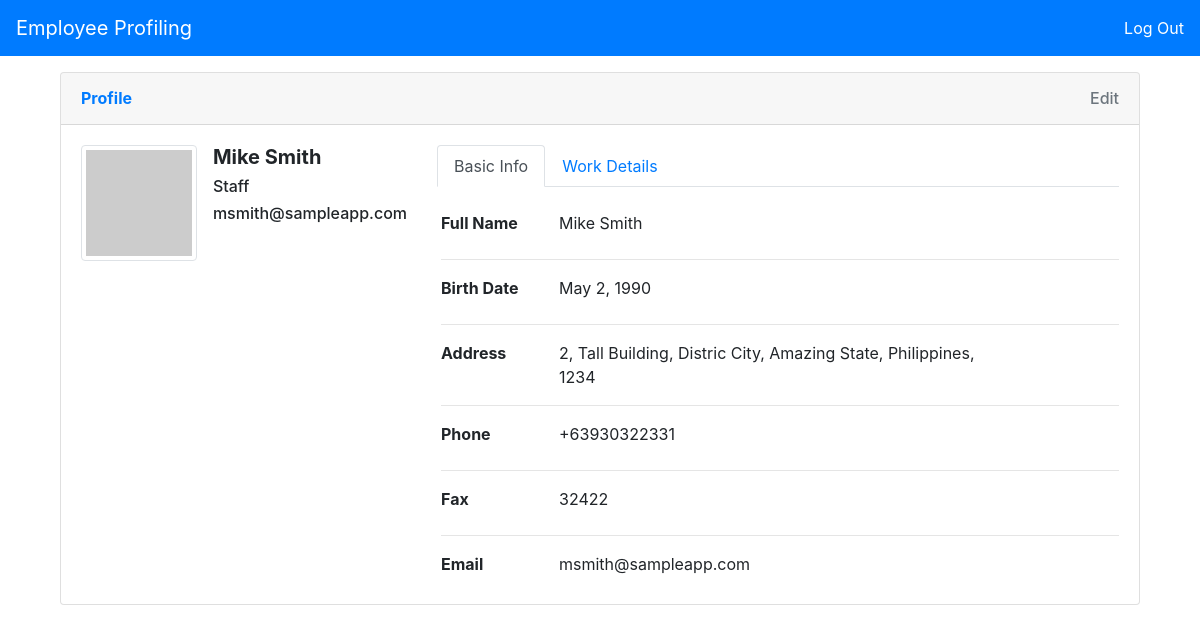
The page /profile.php?2 (signed in) on the database its author committed.
### tables this page shows
CREATE TABLE `employee` (
  `e_id` int(11) NOT NULL,
  `e_firstname` varchar(50) NOT NULL,
  `e_lastname` varchar(50) NOT NULL,
  `e_title` varchar(50) NOT NULL,
  `e_reportsTo` varchar(50) NOT NULL,
  `e_birthdate` date NOT NULL,
  `e_hiredate` date NOT NULL,
  `e_address` varchar(300) NOT NULL,
  `e_city` varchar(50) NOT NULL,
  `e_state` varchar(50) NOT NULL,
  `e_country` varchar(50) NOT NULL,
  `e_postal` int(10) NOT NULL,
  `e_phone` varchar(30) NOT NULL,
  `e_fax` varchar(20) NOT NULL,
  `e_email` varchar(100) NOT NULL
);

### lib/includes/autoload.inc.php (called while the page is built, shortened)
<?php
function autoLoader($classname){
	$dir = "lib/class/";
	$ext = ".class.php";
	$path = $dir . $classname . $ext;
}
?>

### lib/class/dbconn.class.php (called while the page is built, shortened)
<?php
class dbconn {
	private $host = "127.0.0.1";
	private $user = "root";
	private $pass = "";
	private $db = "employee_profiling";
	protected function conn() {
		try {
			$det = "mysql:host=". $this->host .";dbname=". $this->db;
			$this->pdo = new PDO($det, $this->user, $this->pass);
			$this->pdo->setAttribute( PDO::ATTR_DEFAULT_FETCH_MODE, PDO::FETCH_ASSOC);
			return $this->pdo;
		} catch (PDOException $e) {
			echo "Error: ". $e->getMessage();
		}
	}
}
?>

### lib/class/employee.class.php (called while the page is built, shortened)
<?php
class employee extends dbconn {
	protected function getDetails($id) {
		$emp = $this->conn()->prepare("SELECT * FROM employee WHERE e_id = ?");
		$emp->execute([$id]);
		$result = $emp->fetch();
		return $result;
	}
}
?>

### lib/class/employeeView.class.php (called while the page is built, shortened)
<?php
class employeeView extends employee {
	public function viewEmployee($id) {
		return $this->getDetails($id);
	}
}
?>

### profile.php (the view, shortened to what this page needs)
<?php
include 'lib/includes/autoload.inc.php';
$profile_id = (!empty($_SERVER['QUERY_STRING'])) ? $_SERVER['QUERY_STRING'] : $_SESSION['id'];
?>
<!DOCTYPE html>
<html>
<head>
	<link rel="stylesheet" href="https://maxcdn.bootstrapcdn.com/bootstrap/4.0.0/css/bootstrap.min.css">
</head>
<body>
	<nav class="navbar navbar-expand-lg navbar-dark bg-primary mb-3">
	  <a class="navbar-brand" href="index.php">Employee Profiling</a>
	  <a class="text-white" href="logout.php">Log Out</a>
	</nav>
	<?php
	$employee = new employeeView;
	$employeeDetails = $employee->viewEmployee($profile_id);
	?>
	<div class="container">
		<div class="row">
			<div class="col-12 mx-auto">
				<div class="col-md-12">
					<?php
					if (!empty($employeeDetails)) {
					?>
					<div class="card">
						<div class="card-header py-3 d-flex flex-row align-items-center justify-content-between">
							<h6 class="m-0 font-weight-bold text-primary">Profile</h6>
							<?php
							if ($_SESSION['type'] == 'admin') {
								?>
							<h6 class="m-0 text-secondary"><a href="employee_edit.php?<?=$employeeDetails['e_id']?>" class="text-secondary">Edit</a></h6>
							<?php } ?>
						</div>
						<div class="card-body">
	                        <div class="row">
	                            <div class="d-flex justify-content-start col-4">
	                                <div class="image-container">
	                                    <img src="http://placehold.it/150x150" id="imgProfile" class="img-thumbnail" />
	                                </div>
	                                <div class="userData ml-3">
	                                    <h5 class="d-block font-weight-bold">
	                                    	<?=$employeeDetails['e_firstname']." ".$employeeDetails['e_lastname']?>
	                                    </h5>
	                                    <h6 class="d-block"><?=$employeeDetails['e_title']?></h6>
	                                    <h6 class="d-block"><?=$employeeDetails['e_email']?></h6>
	                                </div>
	                            </div>
	                            <div class="col-8">
	                                <ul class="nav nav-tabs mb-4" id="myTab" role="tablist">
	                                    <li class="nav-item">
	                                        <a class="nav-link active" id="basicInfo-tab" data-toggle="tab" href="#basicInfo" role="tab" aria-controls="basicInfo" aria-selected="true">Basic Info</a>
	                                    </li>
	                                    <li class="nav-item">
	                                        <a class="nav-link" id="workDetails-tab" data-toggle="tab" href="#workDetails" role="tab" aria-controls="workDetails" aria-selected="false">Work Details</a>
	                                    </li>
	                                </ul>
	                                <div class="tab-content ml-1" id="myTabContent">
	                                    <div class="tab-pane fade show active" id="basicInfo" role="tabpanel" aria-labelledby="basicInfo-tab">
	                                        <div class="row">
	                                            <div class="col-sm-3 col-md-2 col-5">
	                                                <label class="font-weight-bold">Full Name</label>
	                                            </div>
	                                            <div class="col-md-8 col-6">
	                                    			<?=$employeeDetails['e_firstname']." ".$employeeDetails['e_lastname']?>
	                                            </div>
	                                        </div>
	                                        <hr />
	                                        <div class="row">
	                                            <div class="col-sm-3 col-md-2 col-5">
	                                                <label class="font-weight-bold">Birth Date</label>
	                                            </div>
	                                            <div class="col-md-8 col-6">
	                                                <?=date("F j, Y", strtotime($employeeDetails['e_birthdate']))?>
	                                            </div>
	                                        </div>
	                                        <hr />
	                                        <div class="row">
	                                            <div class="col-sm-3 col-md-2 col-5">
	                                                <label class="font-weight-bold">Address</label>
	                                            </div>
	                                            <div class="col-md-8 col-6">
	                                                <?=$employeeDetails['e_address'].", ".$employeeDetails['e_city'].", ".$employeeDetails['e_state'].", ".$employeeDetails['e_country'].", ".$employeeDetails['e_postal']?>
	                                            </div>
	                                        </div>
	                                        <hr />
	                                        <div class="row">
	                                            <div class="col-sm-3 col-md-2 col-5">
	                                                <label class="font-weight-bold">Phone</label>
	                                            </div>
	                                            <div class="col-md-8 col-6">
	                                                <?=$employeeDetails['e_phone']?>
	                                            </div>
	                                        </div>
	                                        <hr />
	                                        <div class="row">
	                                            <div class="col-sm-3 col-md-2 col-5">
	                                                <label class="font-weight-bold">Fax</label>
	                                            </div>
	                                            <div class="col-md-8 col-6">
	                                                <?=$employeeDetails['e_fax']?>
	                                            </div>
	                                        </div>
	                                        <hr />
	                                        <div class="row">
	                                            <div class="col-sm-3 col-md-2 col-5">
	                                                <label class="font-weight-bold">Email</label>
	                                            </div>
	                                            <div class="col-md-8 col-6">
	                                                <?=$employeeDetails['e_email']?>
	                                            </div>
	                                        </div>
	                                    </div>
	                                </div>
	                            </div>
	                        </div>
						</div>
					</div>
					<?php
					}
					?>
				</div>
			</div>
		</div>
	</div>
</body>
</html>

### rows shown on the page
employee: e_firstname "Mike", e_lastname "Smith", e_title "Staff", e_email "msmith@sampleapp.com", e_birthdate "May 2, 1990", e_address "2, Tall Building", e_city "Distric City", e_state "Amazing State", e_country "Philippines", e_postal "1234", e_phone "+63930322331", e_fax "32422"
